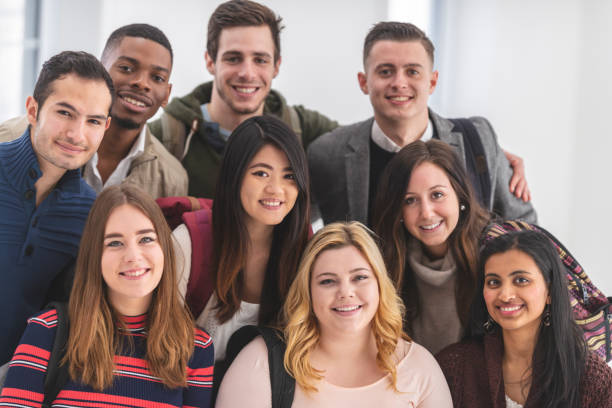
#> input picture Photos/group3.jpg, 612 x 408 px
$ python face_detect.py
#> lines starting #> are read from the running program, lines starting #| are printed output that depends on the picture; after the words box and inside, x2 and y2 are one past the last pixel; in counts of white or black regions, pixels touching at a corner belong together
import cv2 as cv
img=cv.imread('Photos/group3.jpg')
#> img is the input picture: shape (408, 612, 3); mean B, G, R 121.3, 126.4, 146.8
cv.imshow('image',img)

#convert the coloured image into gray scale
gray=cv.cvtColor(img,cv.COLOR_BGR2GRAY)
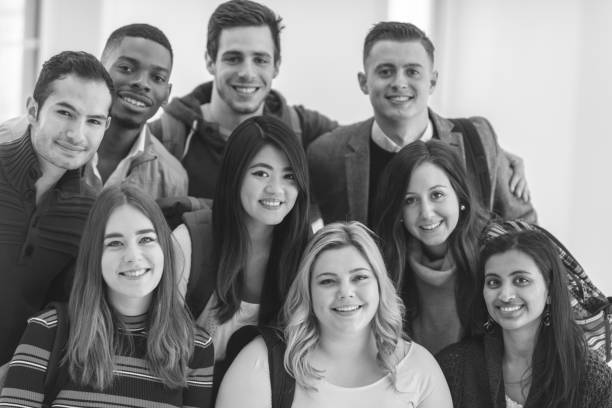
#> gray: shape (408, 612); min 5, max 255, mean 131.9
cv.imshow('gray_scaled image',gray)

#to read haarcased (.xml) file and store it into an varibale(here, haar_cascade)
haar_cascade=cv.CascadeClassifier('haar_face.xml')

#the method detectMultiScale use to read an image and detect the rectangular coordinates and return it to the faces_rect variable as a list
faces_rect=haar_cascade.detectMultiScale(gray,scaleFactor=1.1, minNeighbors=6)
#> faces_rect = [[235, 147, 73, 73], [393, 170, 72, 72], [208, 30, 77, 77], [359, 42, 77, 77], [469, 248, 82, 82], [34, 83, 88, 88], [303, 246, 88, 88], [87, 208, 89, 89], [90, 4, 89, 89]]

#print the no of faces found in the img by print the length of the list obtained
print(f'Number of faces found : {len(faces_rect)}')
#| Number of faces found : 9
print(faces_rect) #will return the coordinates of around the img
#| [[235 147  73  73]
#|  [393 170  72  72]
#|  [208  30  77  77]
#|  [359  42  77  77]
#|  [469 248  82  82]
#|  [ 34  83  88  88]
#|  [303 246  88  88]
#|  [ 87 208  89  89]
#|  [ 90   4  89  89]]

#we can now use the list we have obtain that contains the rectangular coordinate of the faces which we can perform loop over the edges to draw a rectangular frame
for (x,y,w,h) in faces_rect:
    cv.rectangle(img,(x,y),(x+w,y+h),(0,255,0),2)
#> this loop made 9 passes
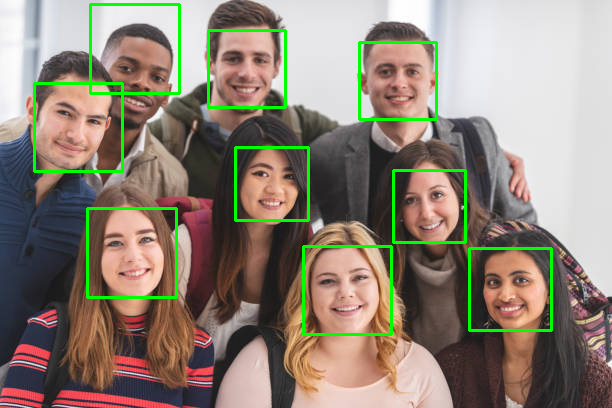
#> img: shape (408, 612, 3); 3.51% of pixels changed, all inside (x1, y1, x2, y2) = (33, 3, 553, 336)
cv.imshow('rectangular frame',img)

#detect edges of the image using
cv.waitKey(0)

$ run again, with Photos/eye.jpg copied over Photos/group3.jpg
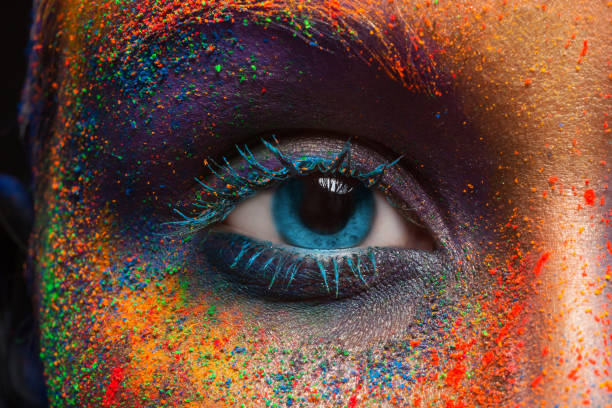
#> input picture Photos/eye.jpg, 612 x 408 px
#> img is the input picture: shape (408, 612, 3); mean B, G, R 59.2, 72.5, 105.7
#> `gray=cv.cvtColor(img,cv.COLOR_BGR2GRAY)`:
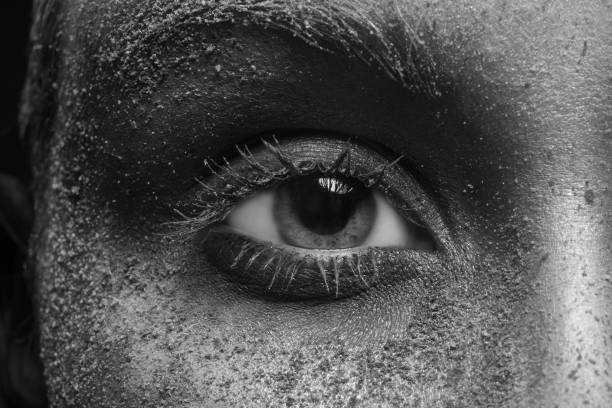
#> gray: shape (408, 612); min 1, max 247, mean 80.9
#> faces_rect = ()
#| Number of faces found : 0
